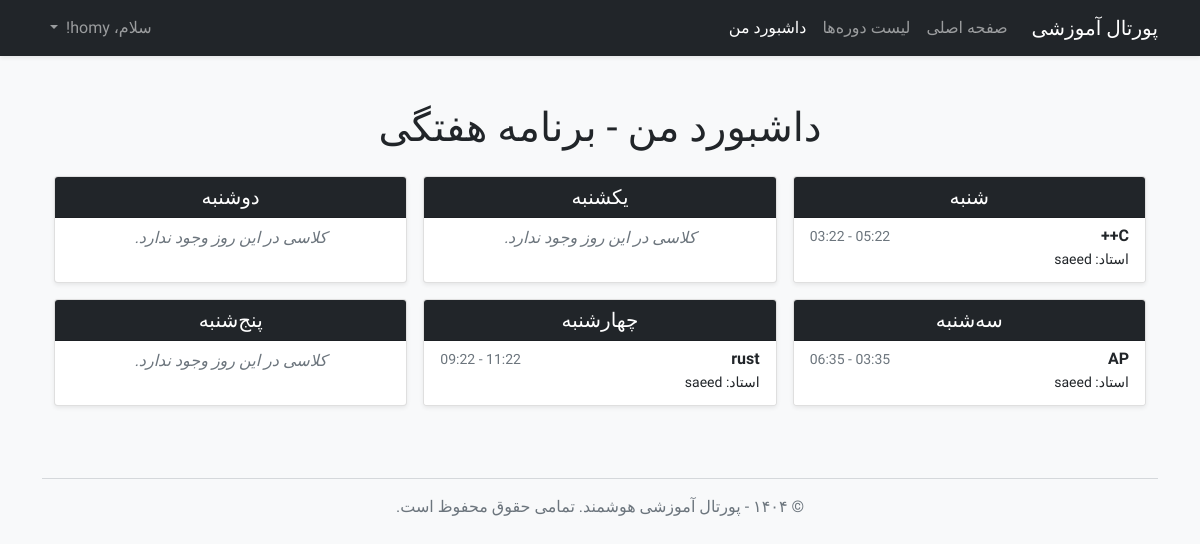
/my_dashboard (signed in), run on the app's committed database.
### app/models.py (models this page shows, shortened)
class User(UserMixin, db.Model):
    id = db.Column(db.Integer, primary_key=True)
    username = db.Column(db.String(64), index=True, unique=True, nullable=False)
    email = db.Column(db.String(120), index=True, unique=True, nullable=False)
    password_hash = db.Column(db.String(128))
    role = db.Column(db.String(20), nullable=False, default='student')
    enrollments = db.relationship('Enrollment', backref='student', lazy='dynamic', foreign_keys='Enrollment.user_id')
    taught_courses = db.relationship('Course', backref='instructor', lazy='dynamic',
                                     foreign_keys='Course.instructor_id')

class Course(db.Model):
    id = db.Column(db.Integer, primary_key=True)
    title = db.Column(db.String(140), nullable=False)
    description = db.Column(db.Text)
    credits = db.Column(db.Integer, nullable=False, default=3)
    day_of_week = db.Column(db.String(20), nullable=False)
    start_time = db.Column(db.Time, nullable=False)
    end_time = db.Column(db.Time, nullable=False)
    capacity = db.Column(db.Integer, default=20)
    instructor_id = db.Column(db.Integer, db.ForeignKey('user.id'))
    term_id = db.Column(db.Integer, db.ForeignKey('term.id'), nullable=False)
    enrollments = db.relationship('Enrollment', backref='course', lazy='dynamic', foreign_keys='Enrollment.course_id')
    prereqs = db.relationship(
        'Course', secondary=prerequisites,
        primaryjoin=(prerequisites.c.course_id == id),
        secondaryjoin=(prerequisites.c.prerequisite_id == id),
        backref=db.backref('is_prereq_for', lazy='dynamic'),
        lazy='dynamic'
    )

### app/routes.py (the view)
@app.route('/my_dashboard')
@login_required
def my_dashboard():
    if current_user.role == 'student':
        enrolled_courses = Course.query.join(Enrollment).filter(Enrollment.user_id == current_user.id).join(Term).order_by(Term.name.desc(), Course.start_time).all()
        return render_template('dashboard.html', title='داشبورد من', courses=enrolled_courses)
    elif current_user.role == 'admin':
        return redirect(url_for('admin_dashboard'))
    elif current_user.role == 'instructor':
        return redirect(url_for('manage_courses'))
    return redirect(url_for('index'))

### app/models.py (called while the page is built)
@login.user_loader
def load_user(id):
    return User.query.get(int(id))

### app/templates/dashboard.html
{% extends "base.html" %}
{% block content %}
<div class="container py-4">
    <h1 class="mb-4 text-center">داشبورد من - برنامه هفتگی</h1>
    {% if courses %}
    {% set days = [
        ('Saturday', 'شنبه'), ('Sunday', 'یکشنبه'), ('Monday', 'دوشنبه'),
        ('Tuesday', 'سه‌شنبه'), ('Wednesday', 'چهارشنبه'), ('Thursday', 'پنج‌شنبه')
    ] %}
    <div class="row g-3">
        {% for day_en, day_fa in days %}
        <div class="col-md-6 col-lg-4">
            <div class="card shadow-sm h-100">
                <div class="card-header bg-dark text-white text-center">
                    <h5 class="mb-0">{{ day_fa }}</h5>
                </div>
                <div class="list-group list-group-flush">
                    {% set courses_on_this_day = namespace(items=[]) %}
                    {% for course in courses if course.day_of_week == day_en %}
                        {% set courses_on_this_day.items = courses_on_this_day.items + [course] %}
                    {% endfor %}
                    {% if courses_on_this_day.items %}
                        {% for course in courses_on_this_day.items %}
                        <div class="list-group-item">
                            <div class="d-flex w-100 justify-content-between">
                                <h6 class="mb-1 fw-bold">{{ course.title }}</h6>
                                <small class="text-muted">{{ course.start_time.strftime('%H:%M') }} - {{ course.end_time.strftime('%H:%M') }}</small>
                            </div>
                            <p class="mb-1 small">استاد: {{ course.instructor.username }}</p>
                        </div>
                        {% endfor %}
                    {% else %}
                        <div class="list-group-item text-center text-muted fst-italic">
                            کلاسی در این روز وجود ندارد.
                        </div>
                    {% endif %}
                </div>
            </div>
        </div>
        {% endfor %}
    </div>
    {% else %}
    <div class="alert alert-info">
        شما هنوز در هیچ دوره‌ای ثبت‌نام نکرده‌اید.
        <a href="{{ url_for('courses') }}" class="alert-link">لیست دوره‌ها را مشاهده کنید.</a>
    </div>
    {% endif %}
</div>
{% endblock %}

### app/templates/base.html (shortened to what this page needs)
<!doctype html>
<html lang="fa" dir="rtl">
<head>
    <link href="https://cdn.jsdelivr.net/npm/bootstrap@5.1.3/dist/css/bootstrap.rtl.min.css" rel="stylesheet">
    <link rel="stylesheet" href="{{ url_for('static', filename='css/style.css') }}">
</head>
<body class="bg-light">
    <nav class="navbar navbar-expand-lg navbar-dark bg-dark shadow-sm">
        <div class="container">
            <a class="navbar-brand" href="{{ url_for('home') }}">پورتال آموزشی</a>
            <div class="collapse navbar-collapse" id="navbarNav">
                <ul class="navbar-nav me-auto mb-2 mb-lg-0">
                    <li class="nav-item">
                        <a class="nav-link" href="{{ url_for('home') }}">صفحه اصلی</a>
                    </li>
                    <li class="nav-item">
                        <a class="nav-link" href="{{ url_for('courses') }}">لیست دوره‌ها</a>
                    </li>
                    {% if current_user.is_authenticated %}
                        <li class="nav-item">
                            <a class="nav-link active" href="{{ url_for('my_dashboard') }}">
                                {% if current_user.role == 'student' %}
                                    داشبورد من
                                {% else %}
                                    پنل مدیریت
                                {% endif %}
                            </a>
                        </li>
                    {% endif %}
                </ul>
                <ul class="navbar-nav ms-auto">
                    {% if current_user.is_anonymous %}
                    <li class="nav-item">
                        <a class="nav-link" href="{{ url_for('login') }}">ورود</a>
                    </li>
                    {% else %}
                    <li class="nav-item dropdown">
                        <a class="nav-link dropdown-toggle" href="#" id="navbarDropdown" role="button" data-bs-toggle="dropdown">
                            سلام، {{ current_user.username }}!
                        </a>
                    </li>
                    {% endif %}
                </ul>
            </div>
        </div>
    </nav>
    <main class="container mt-4">
        {% block content %}{% endblock %}
    </main>
    <footer class="container text-center mt-5 mb-3 text-muted">
        <hr>
        <p>&copy; ۱۴۰۴ - پورتال آموزشی هوشمند. تمامی حقوق محفوظ است.</p>
    </footer>
</body>
</html>

### app/static/css/style.css (style rules this page uses)
body { font-family: 'Vazirmatn', sans-serif; font-weight: 400; }

### data on the page
User: username "homy"
Course: title "C++", start_time "05:22", end_time "03:22", instructor.username "saeed"
Course: title "AP", start_time "03:35", end_time "06:35", instructor.username "saeed"
Course: title "rust", start_time "11:22", end_time "09:22", instructor.username "saeed"

### other printed values
{{ day_fa }} "شنبه" "یکشنبه" "دوشنبه" "سه‌شنبه" "چهارشنبه" "پنج‌شنبه"
